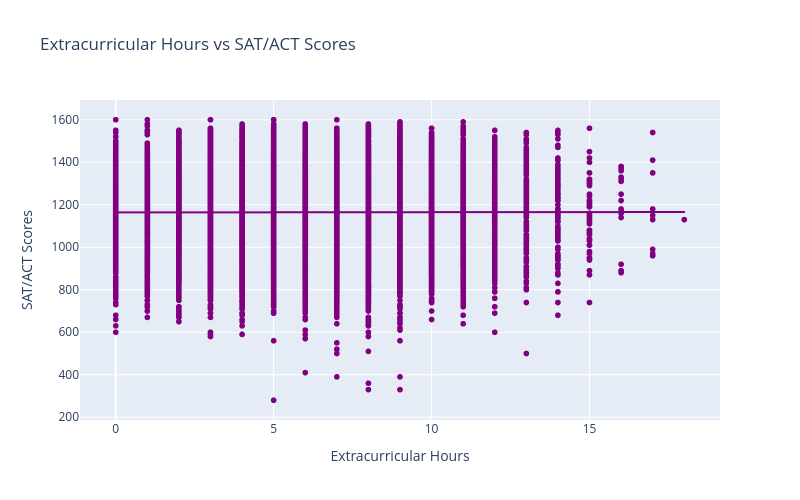

This figure's notebook cell:
### Code cell
# Task 3.3 -- Scatter Plot Using Plotly

# Create scatter plot with trendline
fig = px.scatter(
    df,
    x = 'Extracurricular_Hours',
    y = 'SAT_ACT',
    trendline = 'ols',
    color_discrete_sequence = ['purple'],
    title = "Extracurricular Hours vs SAT/ACT Scores",
    width = 800,
    height = 500
)

# Add axis labels
fig.update_layout(
    xaxis_title = "Extracurricular Hours",
    yaxis_title = "SAT/ACT Scores"
)

# Show scatter plot
fig.show()

### Figure 1 — Plotly figure (JSON) as saved in the notebook; plotly's stock layout.template omitted (floating-point values rounded to 4 significant figures; data arrays with more than 128 entries replaced by an {"elided": "..."} marker saying what was removed)
{"data": [{"hovertemplate": "Extracurricular_Hours=%{x}<br>SAT_ACT=%{y}<extra></extra>", "legendgroup": "", "marker": {"color": "purple", "symbol": "circle"}, "mode": "markers", "name": "", "showlegend": false, "type": "scattergl", "x": {"elided": "17339 int values"}, "xaxis": "x", "y": {"elided": "17339 int values"}, "yaxis": "y"}, {"hovertemplate": "<b>OLS trendline</b><br>SAT_ACT = 0.106611 * Extracurricular_Hours + 1163.93<br>R<sup>2</sup>=0.000004<br><br>Extracurricular_Hours=%{x}<br>SAT_ACT=%{y} <b>(trend)</b><extra></extra>", "legendgroup": "", "marker": {"color": "purple", "symbol": "circle"}, "mode": "lines", "name": "", "showlegend": false, "type": "scattergl", "x": {"elided": "17339 int values"}, "xaxis": "x", "y": {"elided": "17339 float values"}, "yaxis": "y"}], "layout": {"height": 500, "legend": {"tracegroupgap": 0}, "title": {"text": "Extracurricular Hours vs SAT/ACT Scores"}, "width": 800, "xaxis": {"anchor": "y", "domain": [0, 1], "title": {"text": "Extracurricular Hours"}}, "yaxis": {"anchor": "x", "domain": [0, 1], "title": {"text": "SAT/ACT Scores"}}}}
